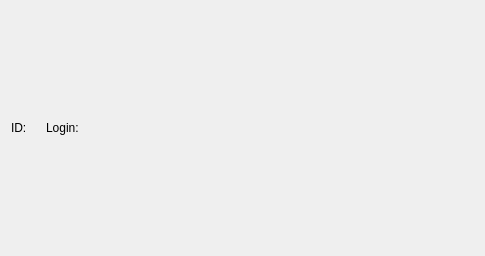
<?xml version="1.0" encoding="UTF-8"?>
<ui version="4.0">
 <class>User</class>
 <widget class="QWidget" name="User">
  <property name="geometry">
   <rect>
    <x>0</x>
    <y>0</y>
    <width>485</width>
    <height>256</height>
   </rect>
  </property>
  <property name="windowTitle">
   <string>Dialog</string>
  </property>
  <layout class="QHBoxLayout" name="horizontalLayout">
   <item>
    <widget class="QLabel" name="IDTextLabel">
     <property name="text">
      <string>ID:</string>
     </property>
    </widget>
   </item>
   <item>
    <widget class="QLabel" name="IDLabel">
     <property name="text">
      <string>&lt;ID&gt;</string>
     </property>
    </widget>
   </item>
   <item>
    <widget class="QLabel" name="loginTextLabel">
     <property name="text">
      <string>Login:</string>
     </property>
    </widget>
   </item>
   <item>
    <widget class="QLabel" name="loginLabel">
     <property name="text">
      <string>&lt;Login&gt;</string>
     </property>
    </widget>
   </item>
   <item>
    <spacer name="horizontalSpacer">
     <property name="orientation">
      <enum>Qt::Horizontal</enum>
     </property>
     <property name="sizeHint" stdset="0">
      <size>
       <width>40</width>
       <height>20</height>
      </size>
     </property>
    </spacer>
   </item>
  </layout>
 </widget>
 <resources/>
 <connections/>
</ui>
